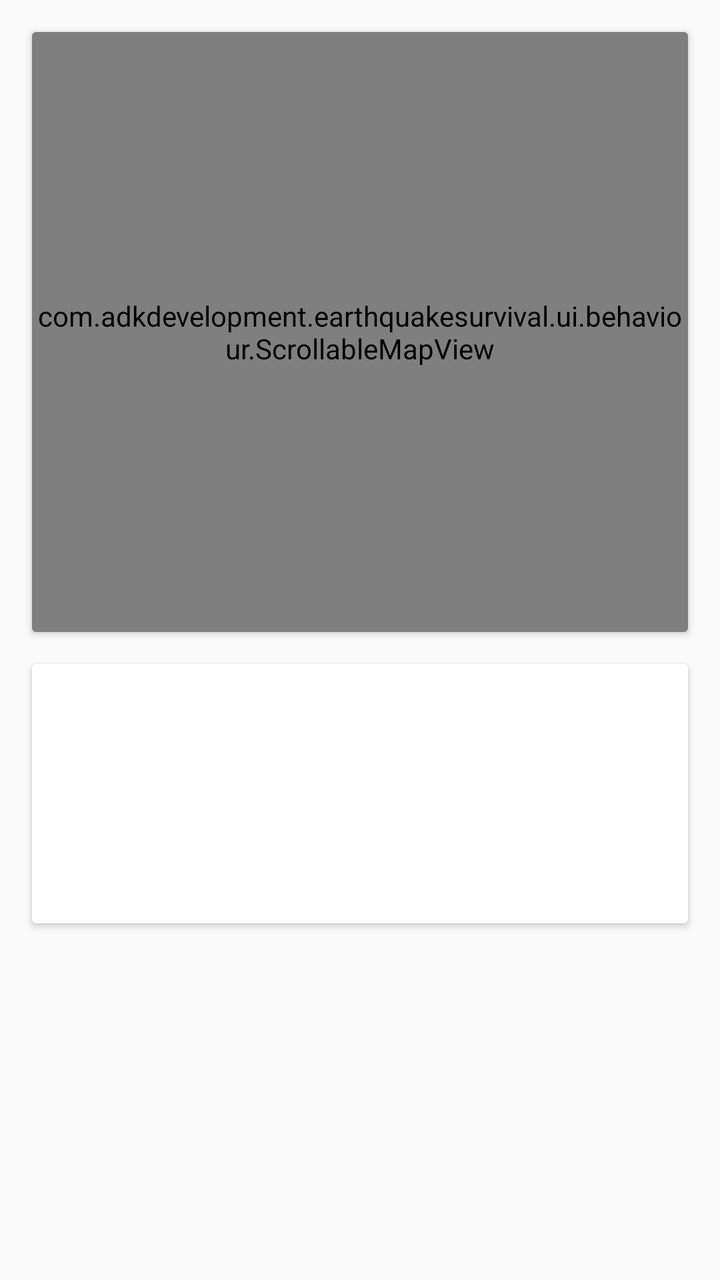
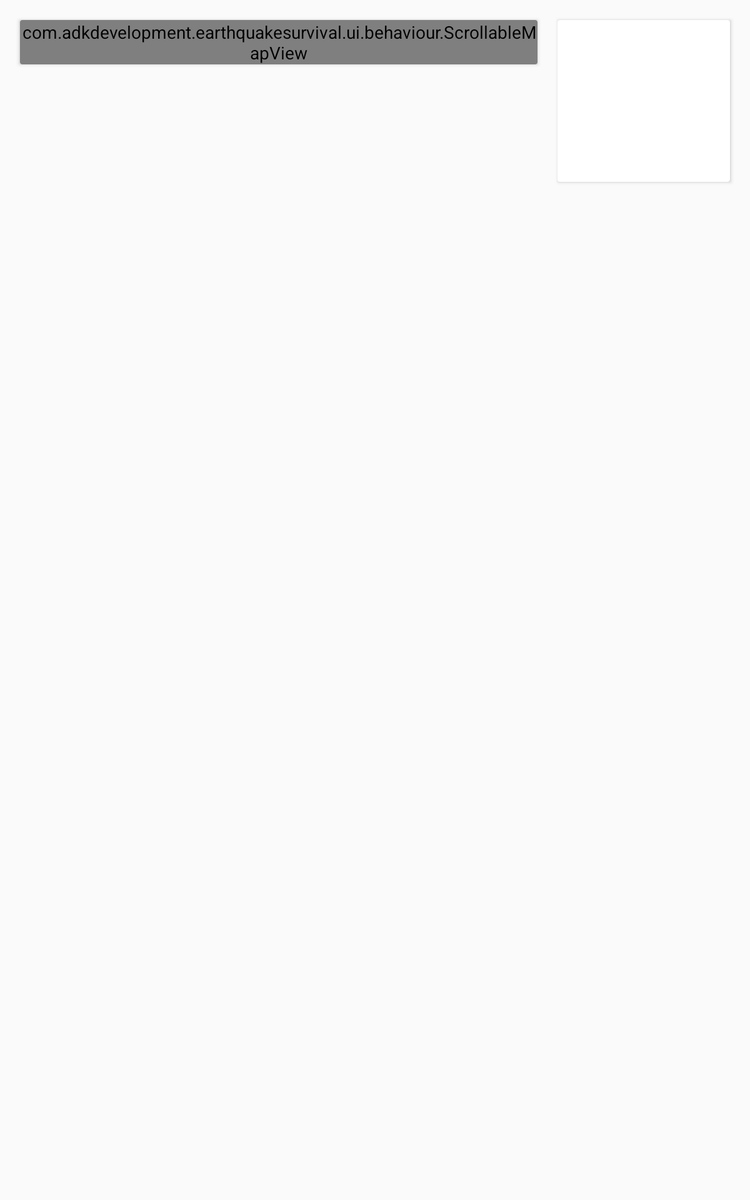

An Android layout and its configuration variant, each rendered on a device that would load it. The default file and the variant file are quoted in full after the pictures.
<!-- AndroidManifest.xml: application theme AppTheme -->
<!-- res/layout/detailed_fragment.xml -->
<android.support.design.widget.CoordinatorLayout xmlns:android="http://schemas.android.com/apk/res/android"
    xmlns:tools="http://schemas.android.com/tools"
    android:layout_width="match_parent"
    android:layout_height="match_parent"
    tools:context=".ui.DetailFragment"
    tools:showIn="@layout/detailed_activity">

    <android.support.v4.widget.NestedScrollView
        android:layout_width="match_parent"
        android:layout_height="match_parent">

        <LinearLayout
            android:layout_width="match_parent"
            android:layout_height="match_parent"
            android:orientation="vertical"
            android:padding="@dimen/cardview.padding">

            <android.support.v7.widget.CardView
                android:id="@+id/map_card"
                android:layout_width="match_parent"
                android:layout_height="wrap_content"
                android:layout_margin="8dp">

                <com.adkdevelopment.earthquakesurvival.ui.behaviour.ScrollableMapView
                    android:id="@+id/map"
                    android:layout_width="match_parent"
                    android:layout_height="@dimen/map.height" />

            </android.support.v7.widget.CardView>

            <android.support.v7.widget.CardView
                android:id="@+id/info_card"
                android:layout_width="match_parent"
                android:layout_height="wrap_content"
                android:layout_margin="8dp"
                android:transitionName="@string/transition.card">

                <RelativeLayout
                    android:layout_width="wrap_content"
                    android:layout_height="wrap_content"
                    android:padding="@dimen/padding">

                    <TextView
                        android:id="@+id/earthquake_magnitude"
                        style="@style/CardText"
                        android:layout_width="wrap_content"
                        android:layout_height="wrap_content"
                        android:transitionName="@string/transition.magnitude" />

                    <TextView
                        android:id="@+id/earthquake_date"
                        style="@style/CardText"
                        android:layout_width="wrap_content"
                        android:layout_height="wrap_content"
                        android:layout_alignParentEnd="true"
                        android:layout_alignParentRight="true"
                        android:transitionName="@string/transition.date" />

                    <TextView
                        android:id="@+id/earthquake_place"
                        android:layout_width="wrap_content"
                        android:layout_height="wrap_content"
                        android:layout_below="@+id/earthquake_magnitude"
                        android:transitionName="@string/transition.place" />

                    <TextView
                        android:id="@+id/earthquake_distance"
                        android:layout_width="wrap_content"
                        android:layout_height="wrap_content"
                        android:layout_below="@+id/earthquake_place"
                        android:transitionName="@string/transition.distance" />

                    <TextView
                        android:id="@+id/earthquake_depth"
                        android:layout_width="wrap_content"
                        android:layout_height="wrap_content"
                        android:layout_below="@+id/earthquake_distance" />

                    <TextView
                        android:id="@+id/earthquake_link"
                        android:layout_width="wrap_content"
                        android:layout_height="wrap_content"
                        android:layout_below="@+id/earthquake_depth" />

                </RelativeLayout>

            </android.support.v7.widget.CardView>

        </LinearLayout>

    </android.support.v4.widget.NestedScrollView>

</android.support.design.widget.CoordinatorLayout>
<!-- resources referenced by this layout -->
<resources>
  <dimen name="cardview.padding">8dp</dimen>
  <dimen name="map.height">300dp</dimen>
  <dimen name="padding">16dp</dimen>
  <string name="transition.card" translatable="false">card</string>
  <string name="transition.date" translatable="false">date</string>
  <string name="transition.distance" translatable="false">distance</string>
  <string name="transition.magnitude" translatable="false">magnitude</string>
  <string name="transition.place" translatable="false">place</string>
  <style name="CardText">
          <item name="android:textSize">@dimen/text_medium</item>
          <item name="android:textAppearance">?android:textAppearanceLarge</item>
          <item name="android:textStyle">bold</item>
      </style>
  <style name="AppTheme" parent="Theme.AppCompat.Light.DarkActionBar">
          
          <item name="colorPrimary">@color/colorPrimary</item>
          <item name="colorPrimaryDark">@color/colorPrimaryDark</item>
          <item name="colorAccent">@color/colorAccent</item>
      </style>
  <dimen name="text_medium">16sp</dimen>
  <color name="colorPrimary">#3F51B5</color>
  <color name="colorPrimaryDark">#303F9F</color>
  <color name="colorAccent">#FF4081</color>
</resources>
<!-- res/layout-sw600dp/detailed_fragment.xml (the repository's variant of the layout above) -->
<!-- drawn on a 7-inch tablet held upright -->
<android.support.design.widget.CoordinatorLayout xmlns:android="http://schemas.android.com/apk/res/android"
    xmlns:tools="http://schemas.android.com/tools"
    android:layout_width="match_parent"
    android:layout_height="match_parent"
    tools:context=".ui.DetailFragment"
    tools:showIn="@layout/detailed_activity">

    <LinearLayout
        android:orientation="horizontal"
        android:padding="@dimen/cardview.padding"

        android:layout_width="match_parent"
        android:layout_height="match_parent">

        <android.support.v7.widget.CardView
            android:id="@+id/map_card"
            android:layout_weight="3"
            android:layout_width="0dp"
            android:layout_height="wrap_content"
            android:layout_margin="8dp">

            <com.adkdevelopment.earthquakesurvival.ui.behaviour.ScrollableMapView
                android:id="@+id/map"
                android:layout_width="wrap_content"
                android:layout_height="wrap_content" />

        </android.support.v7.widget.CardView>

        <android.support.v7.widget.CardView
            android:id="@+id/info_card"
            android:layout_weight="1"
            android:layout_width="0dp"
            android:layout_height="wrap_content"
            android:layout_margin="8dp"
            android:transitionName="@string/transition.card"
            tools:targetApi="lollipop">

            <RelativeLayout
                android:layout_width="wrap_content"
                android:layout_height="wrap_content"
                android:padding="@dimen/padding">

                <TextView
                    style="@style/CardText"
                    android:id="@+id/earthquake_magnitude"
                    android:layout_width="wrap_content"
                    android:layout_height="wrap_content"
                    android:transitionName="@string/transition.magnitude" />

                <TextView
                    style="@style/CardText"
                    android:id="@+id/earthquake_date"
                    android:layout_width="wrap_content"
                    android:layout_height="wrap_content"
                    android:layout_alignParentRight="true"
                    android:layout_alignParentEnd="true"
                    android:transitionName="@string/transition.date" />

                <TextView
                    android:id="@+id/earthquake_place"
                    android:layout_width="wrap_content"
                    android:layout_height="wrap_content"
                    android:layout_below="@+id/earthquake_magnitude"
                    android:transitionName="@string/transition.place" />

                <TextView
                    android:id="@+id/earthquake_distance"
                    android:layout_width="wrap_content"
                    android:layout_height="wrap_content"
                    android:layout_below="@+id/earthquake_place"
                    android:transitionName="@string/transition.distance" />

                <TextView
                    android:id="@+id/earthquake_depth"
                    android:layout_width="wrap_content"
                    android:layout_height="wrap_content"
                    android:layout_below="@+id/earthquake_distance" />

                <TextView
                    android:id="@+id/earthquake_link"
                    android:layout_width="wrap_content"
                    android:layout_height="wrap_content"
                    android:layout_below="@+id/earthquake_depth" />

            </RelativeLayout>

        </android.support.v7.widget.CardView>

    </LinearLayout>

</android.support.design.widget.CoordinatorLayout>
<!-- resources referenced by the variant -->
<!-- as a 7-inch tablet held upright resolves them -->
<resources>
  <dimen name="cardview.padding">8dp</dimen>
  <dimen name="padding">16dp</dimen>
  <string name="transition.card" translatable="false">card</string>
  <string name="transition.date" translatable="false">date</string>
  <string name="transition.distance" translatable="false">distance</string>
  <string name="transition.magnitude" translatable="false">magnitude</string>
  <string name="transition.place" translatable="false">place</string>
  <style name="CardText">
          <item name="android:textSize">@dimen/text_medium</item>
          <item name="android:textAppearance">?android:textAppearanceLarge</item>
          <item name="android:textStyle">bold</item>
      </style>
  <style name="AppTheme" parent="Theme.AppCompat.Light.DarkActionBar">
          
          <item name="colorPrimary">@color/colorPrimary</item>
          <item name="colorPrimaryDark">@color/colorPrimaryDark</item>
          <item name="colorAccent">@color/colorAccent</item>
      </style>
  <dimen name="text_medium">16sp</dimen>
  <color name="colorPrimary">#3F51B5</color>
  <color name="colorPrimaryDark">#303F9F</color>
  <color name="colorAccent">#FF4081</color>
</resources>
